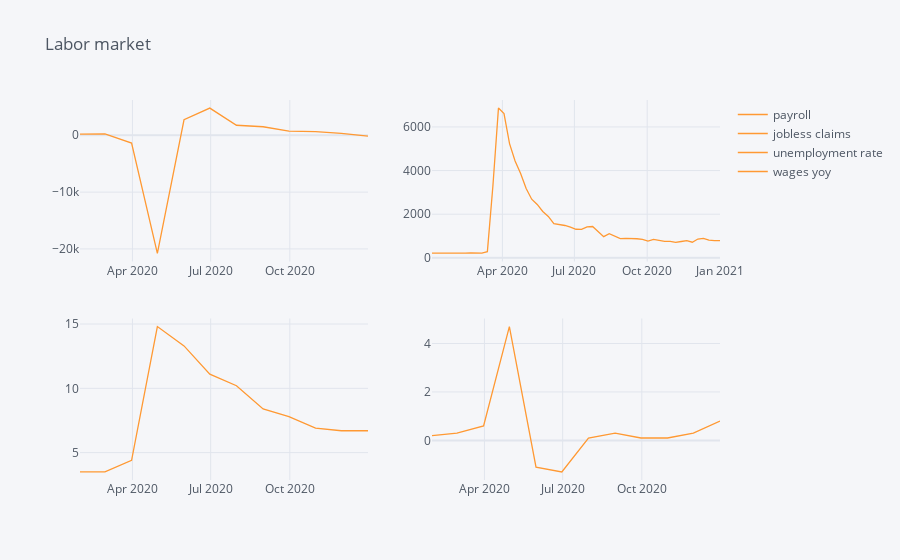

Notebook code cell kept with this figure:
### Code cell
title_input = 'Labor market'
tkr_list = [ 'payroll','jobless claims', 'unemployment rate', 'wages yoy']
show_plot(title_input,tkr_list, (2,2),'2020-01-01' )

### Figure 1 — Plotly figure (JSON) as saved in the notebook; plotly's stock layout.template omitted (floating-point values rounded to 4 significant figures)
{"data": [{"line": {"color": "rgba(255, 153, 51, 1.0)", "dash": "solid", "shape": "linear", "width": 1.3}, "mode": "lines", "name": "payroll", "text": "", "type": "scatter", "x": ["2020-01-31", "2020-02-29", "2020-03-31", "2020-04-30", "2020-05-31", "2020-06-30", "2020-07-31", "2020-08-31", "2020-09-30", "2020-10-31", "2020-11-30", "2020-12-31"], "xaxis": "x", "y": [214, 251, -1373, -20787, 2725, 4781, 1761, 1493, 711, 654, 336, -140], "yaxis": "y"}, {"line": {"color": "rgba(255, 153, 51, 1.0)", "dash": "solid", "shape": "linear", "width": 1.3}, "mode": "lines", "name": "jobless claims", "text": "", "type": "scatter", "x": ["2020-01-03", "2020-01-10", "2020-01-17", "2020-01-24", "2020-01-31", "2020-02-07", "2020-02-14", "2020-02-21", "2020-02-28", "2020-03-06", "2020-03-13", "2020-03-20", "2020-03-27", "2020-04-03", "2020-04-10", "2020-04-17", "2020-04-24", "2020-05-01", "2020-05-08", "2020-05-15", "2020-05-22", "2020-05-29", "2020-06-05", "2020-06-12", "2020-06-19", "2020-06-26", "2020-07-03", "2020-07-10", "2020-07-17", "2020-07-24", "2020-07-31", "2020-08-07", "2020-08-14", "2020-08-21", "2020-08-28", "2020-09-04", "2020-09-11", "2020-09-18", "2020-09-25", "2020-10-02", "2020-10-09", "2020-10-16", "2020-10-23", "2020-10-30", "2020-11-06", "2020-11-13", "2020-11-20", "2020-11-27", "2020-12-04", "2020-12-11", "2020-12-18", "2020-12-25", "2021-01-01"], "xaxis": "x2", "y": [212, 207, 220, 212, 201, 204, 215, 220, 217, 211, 282, 3307, 6867, 6615, 5237, 4442, 3867, 3176, 2687, 2446, 2123, 1897, 1566, 1540, 1482, 1408, 1310, 1308, 1422, 1435, 1191, 971, 1104, 1011, 884, 893, 866, 873, 849, 767, 842, 797, 758, 757, 711, 748, 787, 716, 862, 892, 806, 790, 787], "yaxis": "y2"}, {"line": {"color": "rgba(255, 153, 51, 1.0)", "dash": "solid", "shape": "linear", "width": 1.3}, "mode": "lines", "name": "unemployment rate", "text": "", "type": "scatter", "x": ["2020-01-31", "2020-02-29", "2020-03-31", "2020-04-30", "2020-05-31", "2020-06-30", "2020-07-31", "2020-08-31", "2020-09-30", "2020-10-31", "2020-11-30", "2020-12-31"], "xaxis": "x3", "y": [3.5, 3.5, 4.4, 14.8, 13.3, 11.1, 10.2, 8.4, 7.8, 6.9, 6.7, 6.7], "yaxis": "y3"}, {"line": {"color": "rgba(255, 153, 51, 1.0)", "dash": "solid", "shape": "linear", "width": 1.3}, "mode": "lines", "name": "wages yoy", "text": "", "type": "scatter", "x": ["2020-01-31", "2020-02-29", "2020-03-31", "2020-04-30", "2020-05-31", "2020-06-30", "2020-07-31", "2020-08-31", "2020-09-30", "2020-10-31", "2020-11-30", "2020-12-31"], "xaxis": "x4", "y": [0.2, 0.3, 0.6, 4.7, -1.1, -1.3, 0.1, 0.3, 0.1, 0.1, 0.3, 0.8], "yaxis": "y4"}], "layout": {"legend": {"bgcolor": "#F5F6F9", "font": {"color": "#4D5663"}}, "paper_bgcolor": "#F5F6F9", "plot_bgcolor": "#F5F6F9", "title": {"font": {"color": "#4D5663"}, "text": "Labor market"}, "xaxis": {"anchor": "y", "domain": [0, 0.45], "gridcolor": "#E1E5ED", "showgrid": true, "tickfont": {"color": "#4D5663"}, "title": {"font": {"color": "#4D5663"}, "text": ""}, "zerolinecolor": "#E1E5ED"}, "xaxis2": {"anchor": "y2", "domain": [0.55, 1], "gridcolor": "#E1E5ED", "showgrid": true, "tickfont": {"color": "#4D5663"}, "title": {"font": {"color": "#4D5663"}, "text": ""}, "zerolinecolor": "#E1E5ED"}, "xaxis3": {"anchor": "y3", "domain": [0, 0.45], "gridcolor": "#E1E5ED", "showgrid": true, "tickfont": {"color": "#4D5663"}, "title": {"font": {"color": "#4D5663"}, "text": ""}, "zerolinecolor": "#E1E5ED"}, "xaxis4": {"anchor": "y4", "domain": [0.55, 1], "gridcolor": "#E1E5ED", "showgrid": true, "tickfont": {"color": "#4D5663"}, "title": {"font": {"color": "#4D5663"}, "text": ""}, "zerolinecolor": "#E1E5ED"}, "yaxis": {"anchor": "x", "domain": [0.575, 1], "gridcolor": "#E1E5ED", "showgrid": true, "tickfont": {"color": "#4D5663"}, "title": {"font": {"color": "#4D5663"}, "text": ""}, "zerolinecolor": "#E1E5ED"}, "yaxis2": {"anchor": "x2", "domain": [0.575, 1], "gridcolor": "#E1E5ED", "showgrid": true, "tickfont": {"color": "#4D5663"}, "title": {"font": {"color": "#4D5663"}, "text": ""}, "zerolinecolor": "#E1E5ED"}, "yaxis3": {"anchor": "x3", "domain": [0, 0.425], "gridcolor": "#E1E5ED", "showgrid": true, "tickfont": {"color": "#4D5663"}, "title": {"font": {"color": "#4D5663"}, "text": ""}, "zerolinecolor": "#E1E5ED"}, "yaxis4": {"anchor": "x4", "domain": [0, 0.425], "gridcolor": "#E1E5ED", "showgrid": true, "tickfont": {"color": "#4D5663"}, "title": {"font": {"color": "#4D5663"}, "text": ""}, "zerolinecolor": "#E1E5ED"}}}
